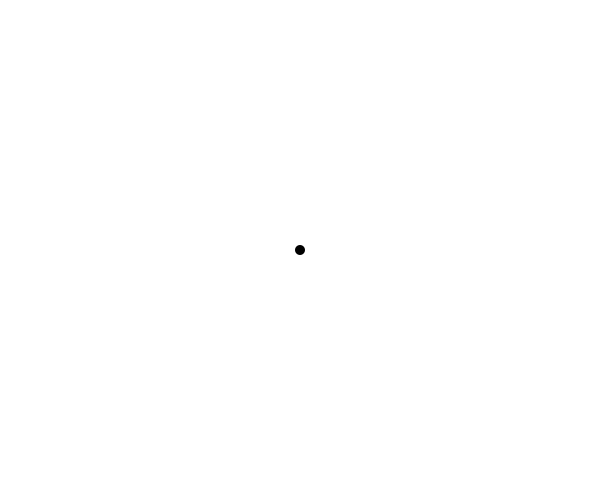
Frame 1 (no input)
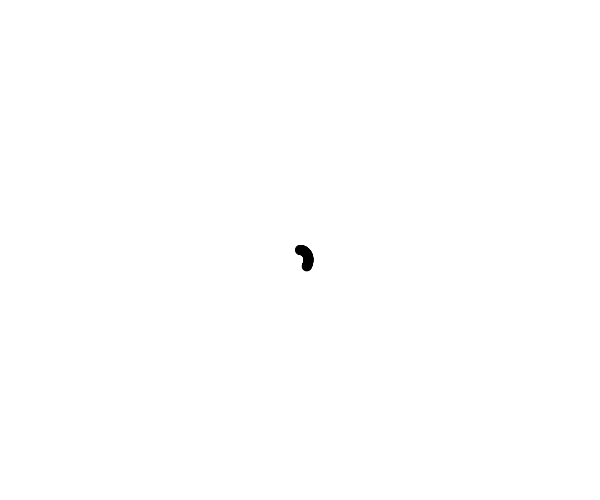
Frame 60 (the mouse pressed at the canvas centre just before this capture)
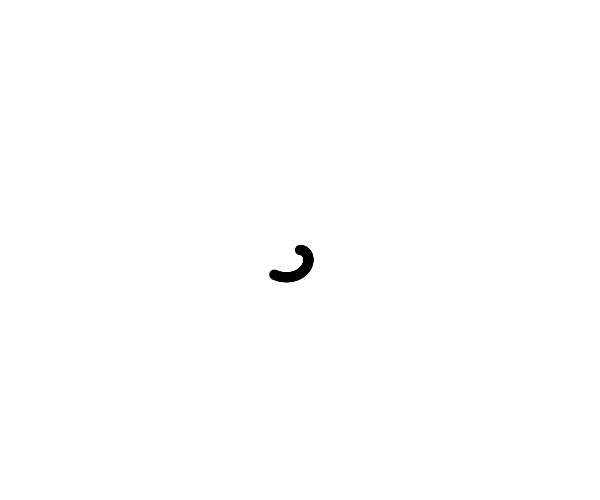
Frame 120 (the mouse held since frame 60 and released just before this capture)

The Processing sketch that drew these frames (run headless with seeded random() and noise(); from frame 60 on, the mouse is pressed at the canvas centre):

// Processing sketch: spiral_generator
// ── spiral_generator.pde
int width = 600;
int height = 500;
float distance = 0;
float angle = 0;
boolean dir = true;
int dir_incr = 1;
float center_x = width/2;
float center_y = height/2;
float distance_change = 0.3;
float angle_change = 0.02;
float ellipse_size = 10;
float c = 0;

void setup() {
  size(600, 500);
  background(255);
}

void draw() {
  // Polar to Cartesian conversion
  float x = center_x + cos(angle)*distance;
  float y = center_y + sin(angle)*distance;

  // Draw an ellipse at x,y
  noStroke();
  fill(c);
  // Adjust for center of window
  ellipse(x, y, ellipse_size, ellipse_size); 

  // Increment the angle
  // Increment the radius
  if (dir){
    distance += distance_change;
    angle += angle_change;
    dir_incr += random(0, 6);
  } else if (!dir){
    distance -= distance_change;
    angle -= angle_change;
    dir_incr += random(0, 6);
  }
  // Increment the incrementer
  if (dir_incr%1440 == 0) {
    dir_incr = 1;
    dir = !dir;
    angle = -1 * angle;
    c = random(0, 4)*25;
  }

  // Don't go over the edge
  if (x >= width){
    x = 0 + (x - width);
  } else if (x <= 0){
    x = width + x;
  }
  if (y >= height){
    y = 0 + (y - height);
  } else if (y <= 0){
    y = height + y;
  }
}
